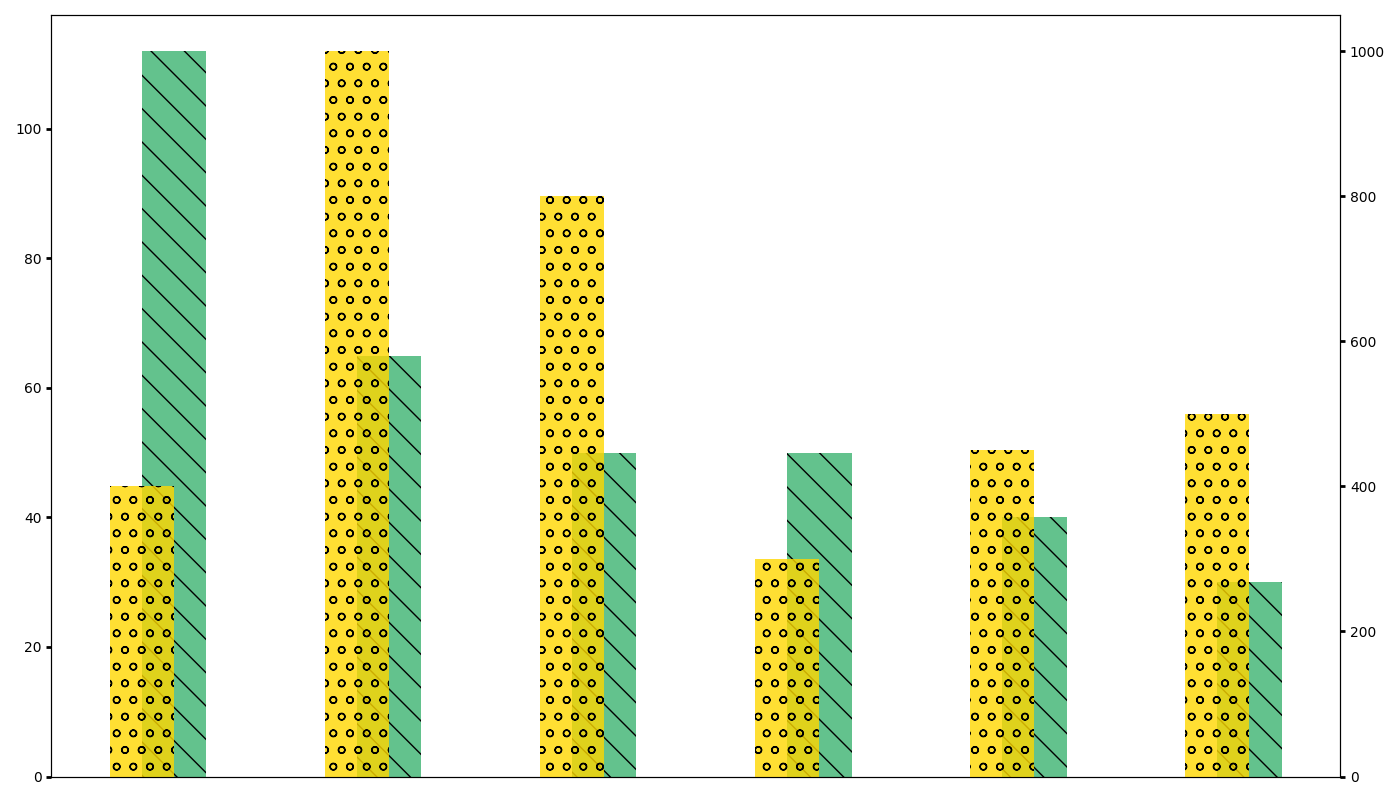

The script that drew this image:
import matplotlib.pyplot as plt
import numpy as np

energy_sources = ['Coal', 'Natural Gas', 'Nuclear', 'Hydroelectric', 'Solar', 'Wind']
cost = [65, 50, 112, 30, 50, 40]
capacity = [1000, 800, 400, 500, 300, 450]

# Sorting based on cost
sorted_indices = np.argsort(cost)[::-1]
energy_sources = [energy_sources[i] for i in sorted_indices]
cost = [cost[i] for i in sorted_indices]
capacity = [capacity[i] for i in sorted_indices]

fig, ax1 = plt.subplots(figsize=(14, 8))

color2 = 'mediumseagreen'
ax1.bar(energy_sources, cost, color=color2, alpha=0.8, width=0.3, align='edge', hatch='\\')
ax1.tick_params(axis='y', width=2)
ax1.tick_params(axis='x', bottom=False, labelbottom=False)  # Remove x-axis ticks

ax2 = ax1.twinx()
color3 = 'gold'
ax2.bar(energy_sources, capacity, color=color3, alpha=0.8, width=0.3, align='center', hatch='o')
ax2.tick_params(axis='y', width=2)

fig.tight_layout()

plt.show()
